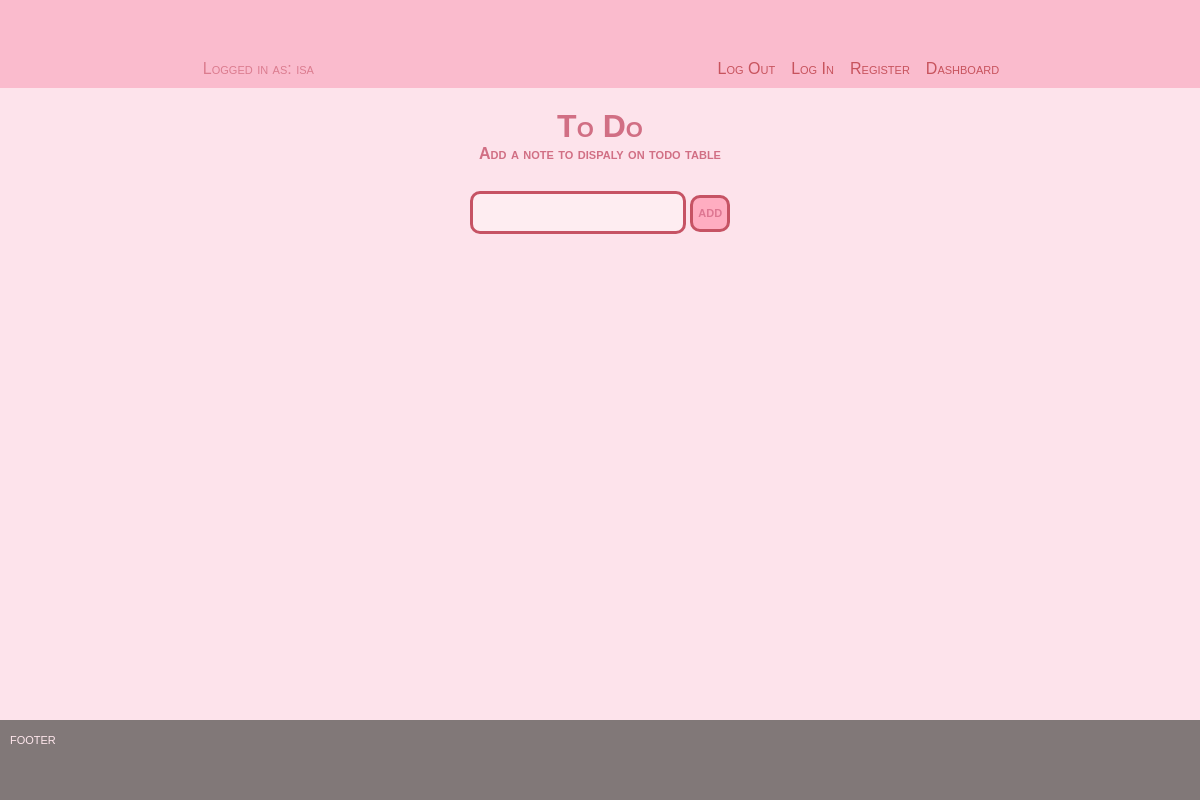
Page / (signed in) on the earlier database version.
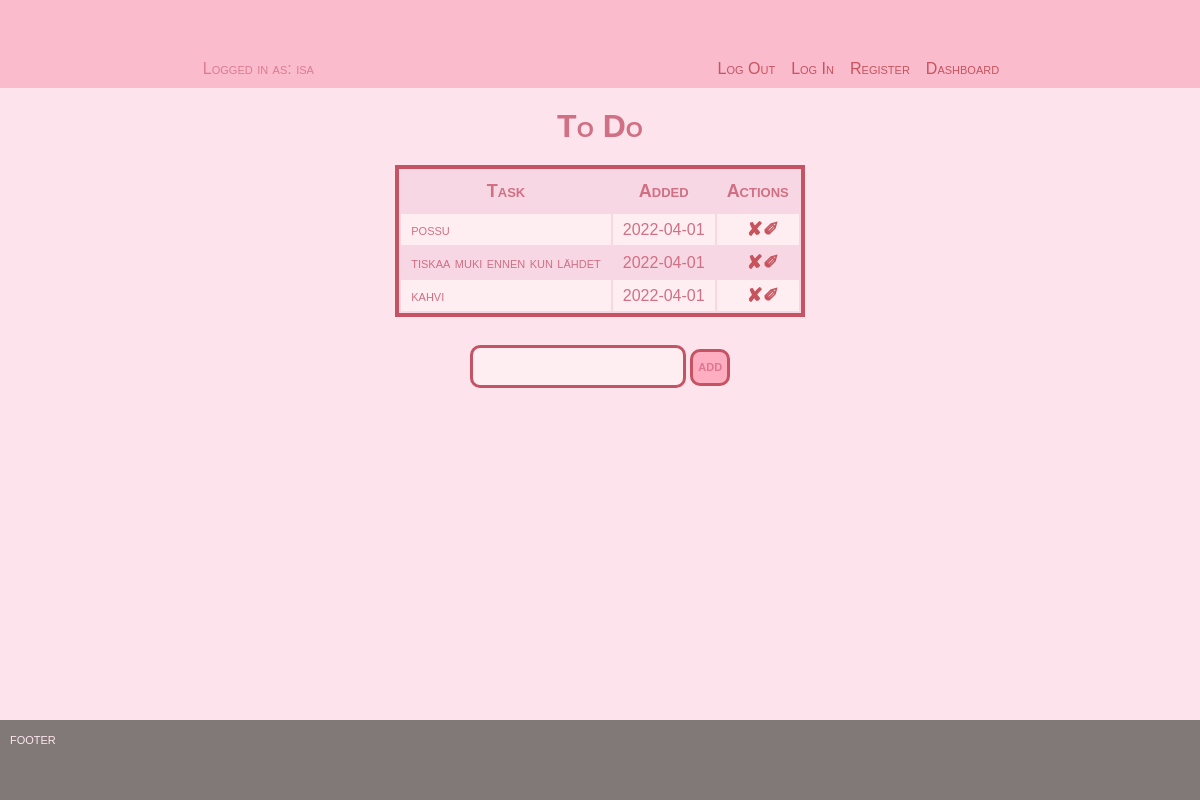
Same page on the later database version.
### app.py (models this page shows, shortened)
class User(db.Model, UserMixin):
    id = db.Column(db.Integer, primary_key=True)
    username = db.Column(db.String(20), nullable=False, unique=True)
    password = db.Column(db.String(80), nullable=False )

class Todo(db.Model):
    id = db.Column(db.Integer, primary_key=True)
    content = db.Column(db.String(200), nullable=False)
    date_created = db.Column(db.DateTime, default=datetime.utcnow)
    created_by = db.Column(db.String(10),)
    completed = db.Column(db.Boolean, default=False)

### app.py (the view)
@app.route('/', methods=['POST', 'GET'])
@login_required
def index():
    if request.method == 'POST':
        task_content = request.form['content']
        new_task = Todo(content=task_content)
        try:
            db.session.add(new_task)
            db.session.commit()
            return redirect('/')
        except:
            return 'there was a problem'
    else:
        tasks = Todo.query.order_by(Todo.date_created).all()
        return render_template('index.html', tasks=tasks)

### app.py (called while the page is built)
@login_manager.user_loader
def load_user(user_id):
    return User.query.get(user_id)

### templates/index.html (shortened to what this page needs)
{% extends 'base.html' %}
{% block body %}
<div class="page">
    <div class="header">
        <p class="loggedinas">Logged in as: {{current_user.username}}</p>
            <ul>
                <li><a class="headbutt" href="{{url_for('logout')}}"> Log Out </a></li>
                <li><a class="headbutt" href="{{ url_for('login')}}">Log In</a></li>
                <li><a class="headbutt" href="{{ url_for('register')}}">Register</a></li>
                <li> <a class="headbutt" href="{{ url_for('dashboard')}}">Dashboard</a></li>
            </ul>
    </div>
    <div class="content">
        <h1>To Do</h1>
        {% if tasks|length < 1 %}
        <h4>Add a note to dispaly on todo table</h4>
        {% else %}
        <table>
            <tr>
                <th class="stylechange">Task</th>
                <th class="stylechange">Added</th>
                <th>Actions</th>
            </tr>
            {% for task in tasks %}
                <tr>
                    <td>{{ task.content }}</td>
                    <td>{{ task.date_created.date() }}</td>
                    <td class="buttons">
                        <a href="/delete/{{task.id}}">&#10008;</a>
                        <a href="/update/{{task.id}}">&#10000;</a>
                    </td>
                </tr>
            {% endfor %}
        </table>
        {% endif %}
        <br>
        <div class="form">
            <form action="/"method="POST">
                <input type="text" name="content" id="content" required>
                <input id="submit" type="submit" value="add">
            </form>
        </div>
        <footer>
           <p> footer </p>
        </footer>
</div>
</div>
{% endblock %}

### templates/base.html (shortened to what this page needs)
<!DOCTYPE html>
<html lang="en">
<head>
    <link rel="stylesheet" href="{{ url_for('static', filename='css/main.css') }}">
</head>
<body>
    {% block body %}{% endblock %}
</body>
</html>

### static/css/main.css (style rules this page uses)
:root { --bg-color: rgb(253, 227, 235); --bg-color2: rgb(250, 201, 215); --border: rgb(198, 83, 100); }
* { margin: 0; font-variant: small-caps; font-family: 'Trebuchet MS', 'Lucida Sans Unicode', 'Lucida Grande', 'Lucida Sans', Arial, sans-serif; }
.page { margin: 0; display: flex; flex-direction: column; gap: 0; align-items: center; justify-items: center; background-color: var(--bg-color); min-height: 100vh; }
.content { margin: 0; font-family: 'Trebuchet MS', 'Lucida Sans Unicode', 'Lucida Grande', 'Lucida Sans', Arial, sans-serif; color: rgb(209, 111, 132); display: flex; align-items: center; justify-content: center; flex-direction: column; padding: 20px; }
.header { display: flex; flex-direction: row; align-items: center; justify-content: space-around; padding-top: 50px; background-color: #fabbcd; width: 100%; margin-top: 0; font-family: 'Trebuchet MS', 'Lucida Sans Unicode', 'Lucida Grande', 'Lucida Sans', Arial, sans-serif; }
.headbutt { padding: 5px; display: block; padding: 8px; float: left; }
.loggedinas { color: rgb(219, 124, 143); font-family: 'Trebuchet MS', 'Lucida Sans Unicode', 'Lucida Grande', 'Lucida Sans', Arial, sans-serif; float: left; }
ul { list-style-type: none; margin: 0; padding: 0; }
li { display: inline; background-color: #fabbcd; }
table { display: flex; flex-direction: column; row-gap: 0; background-color: rgb(247, 215, 227); border: 4px solid var(--border); max-width: 600px; margin-top: 20px; }
th { font-size: large; padding: 10px; color: rgb(209, 111, 132); }
td { padding: 4px 10px; }
tr:nth-child(even) { background-color: #ffeef1; }
td.buttons { display: flex; }
.buttons { font-size: larger; font-weight: bold; padding-right: 20px; float: right; }
.form { display: flex; flex-direction: row; margin: 10px; }
input[type=button], input[type=submit] { padding:5px; padding-bottom: 8px; color: rgb(222, 119, 146); border: 3px solid var(--border); border-radius: 10px; font-size: 16px; font-weight: bold; background-color: rgb(255, 231, 237); }
input[name=content] { border: 3px solid rgb(198, 83, 100); border-radius: 10px; height: 27px; max-width: 300px; min-width: 200px; text-decoration: none; margin: auto; padding: 5px; background-color: rgb(254, 237, 241); }
input[type="submit"] { padding:5px; padding-bottom: 8px; color: rgb(222, 119, 146); border: 3px solid var(--border); border-radius: 10px; font-size: 16px; font-weight: bold; background-color: rgb(255, 173, 193); }
a { text-decoration: none; color: rgb(199, 83, 93); }
footer { position: absolute; bottom: 0; width: 100%; height: 5rem; background-color: #817878; color: rgb(255, 231, 237); position: absolute; margin: 0; }
p { padding: 10px; columns: rgb(222, 119, 146);; }

Differences in the rows shown:
added Todo: content "possu", date_created "2022-04-01"
added Todo: content "tiskaa muki ennen kun lähdet", date_created "2022-04-01"
added Todo: content "kahvi", date_created "2022-04-01"
Other differences:
text no longer shown: "Add a note to dispaly on todo table"
text now shown: "Task Added Actions"
